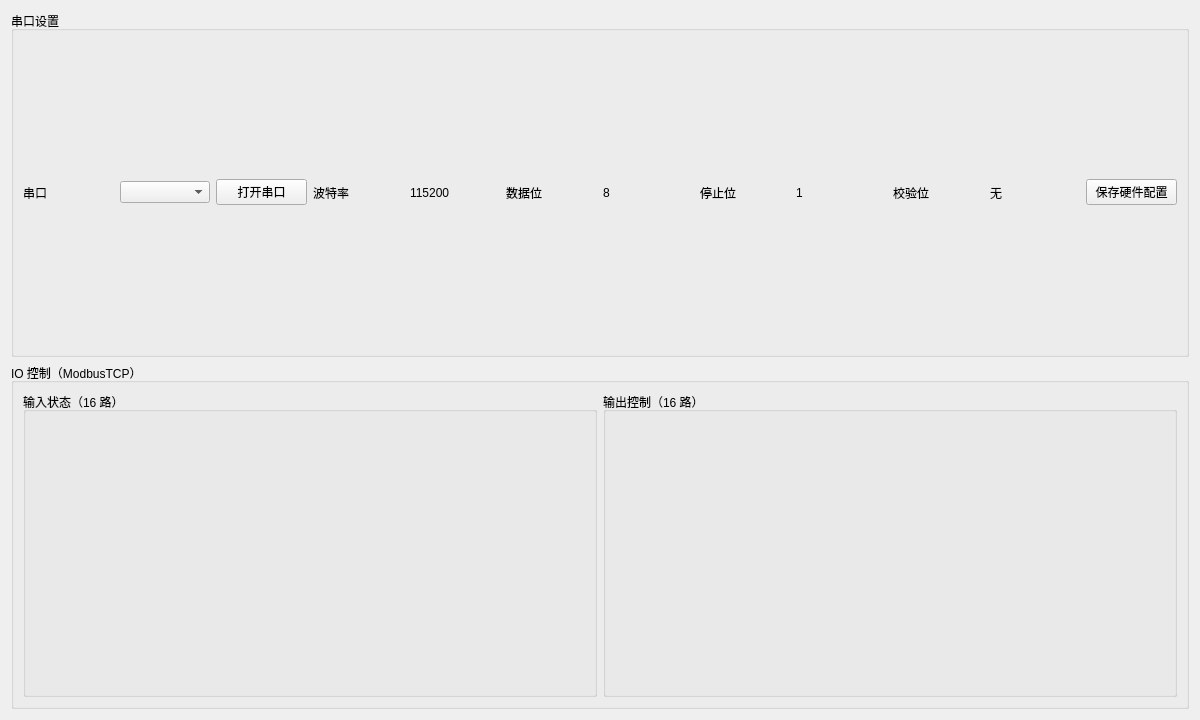
<?xml version="1.0" encoding="UTF-8"?>
<ui version="4.0">
 <class>HardwareConfigPage</class>
 <widget class="QWidget" name="HardwareConfigPage">
  <property name="geometry"><rect><x>0</x><y>0</y><width>1200</width><height>720</height></rect></property>
  <layout class="QVBoxLayout" name="verticalLayout">
   <item>
    <widget class="QGroupBox" name="serialGroup">
     <property name="title"><string>串口设置</string></property>
     <layout class="QHBoxLayout" name="serialLayout">
      <item><widget class="QLabel" name="portLabel"><property name="text"><string>串口</string></property></widget></item>
      <item><widget class="QComboBox" name="portCombo"/></item>
      <item><widget class="QPushButton" name="serialButton"><property name="text"><string>打开串口</string></property></widget></item>
      <item><widget class="QLabel" name="baudLabel"><property name="text"><string>波特率</string></property></widget></item>
      <item><widget class="QLabel" name="baudValue"><property name="text"><string>115200</string></property></widget></item>
      <item><widget class="QLabel" name="dataBitsLabel"><property name="text"><string>数据位</string></property></widget></item>
      <item><widget class="QLabel" name="dataBitsValue"><property name="text"><string>8</string></property></widget></item>
      <item><widget class="QLabel" name="stopBitsLabel"><property name="text"><string>停止位</string></property></widget></item>
      <item><widget class="QLabel" name="stopBitsValue"><property name="text"><string>1</string></property></widget></item>
      <item><widget class="QLabel" name="parityLabel"><property name="text"><string>校验位</string></property></widget></item>
      <item><widget class="QLabel" name="parityValue"><property name="text"><string>无</string></property></widget></item>
      <item><widget class="QPushButton" name="saveHardwareButton"><property name="text"><string>保存硬件配置</string></property></widget></item>
     </layout>
    </widget>
   </item>
   <item>
    <widget class="QGroupBox" name="ioGroup">
     <property name="title"><string>IO 控制（ModbusTCP）</string></property>
     <layout class="QHBoxLayout" name="ioLayout">
      <item>
       <widget class="QGroupBox" name="inputGroup">
        <property name="title"><string>输入状态（16 路）</string></property>
        <layout class="QGridLayout" name="inputGrid"/>
       </widget>
      </item>
      <item>
       <widget class="QGroupBox" name="outputGroup">
        <property name="title"><string>输出控制（16 路）</string></property>
        <layout class="QGridLayout" name="outputGrid"/>
       </widget>
      </item>
     </layout>
    </widget>
   </item>
  </layout>
 </widget>
 <resources/>
 <connections/>
</ui>
